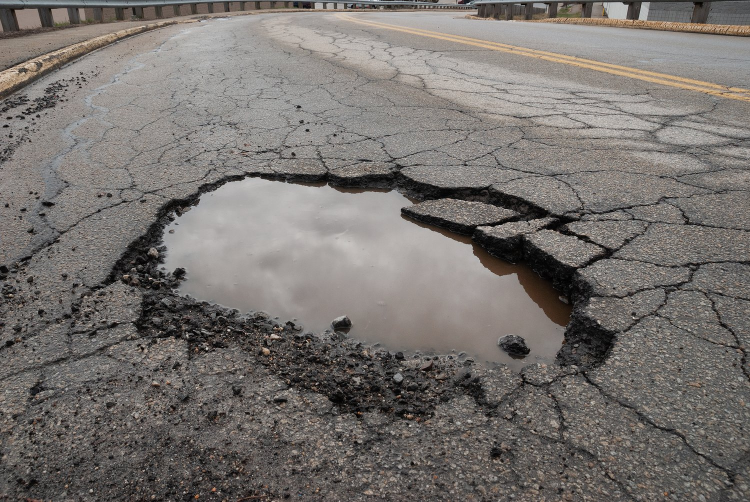
#> input picture Lane Detection V4/pothole_1.jpeg, 1500 x 1004 px, given in place of input.mp4, which was not available (shown at 1/2 size)
$ python debug_lane_detection.py
#> lines starting #> are read from the running program, lines starting #| are printed output that depends on the picture; after the words box and inside, x2 and y2 are one past the last pixel; in counts of white or black regions, pixels touching at a corner belong together; pictures that were not available may be replaced by others from this repository, and a replacement may not be noted
#> in process_video_opencv, frame is the input picture: shape (1004, 1500, 3); mean B, G, R 110.3, 113.9, 118.6
import numpy as np
import cv2
from moviepy.video.io.VideoFileClip import VideoFileClip

# Region of Interest Selection
def region_selection(image):
    rows, cols = image.shape[:2]
    bottom_left = [cols * 0.2, rows * 0.95]
    top_left = [cols * 0.4, rows * 0.6]
    bottom_right = [cols * 0.8, rows * 0.95]
    top_right = [cols * 0.6, rows * 0.6]
    vertices = np.array([[bottom_left, top_left, top_right, bottom_right]], dtype=np.int32)
    mask = np.zeros_like(image)
    ignore_mask_color = 255 if len(image.shape) == 2 else (255,) * image.shape[2]
    cv2.fillPoly(mask, vertices, ignore_mask_color)
    return cv2.bitwise_and(image, mask)

# Hough Transform
def hough_transform(image):
    rho = 1
    theta = np.pi / 180
    threshold = cv2.getTrackbarPos("Hough Threshold", "Adjustments")
    minLineLength = cv2.getTrackbarPos("Min Line Length", "Adjustments")
    maxLineGap = cv2.getTrackbarPos("Max Line Gap", "Adjustments")
    return cv2.HoughLinesP(image, rho, theta, threshold, minLineLength=minLineLength, maxLineGap=maxLineGap)

# Line Averaging and Filtering
# [40 lines left out: functions average_slope_intercept, pixel_points, draw_lane_lines, not called in this run]

# Adjustments for Debugging
def adjust_parameters():
	#Try to close the "Adjustments" window if it exists
    try:
        cv2.destroyWindow("Adjustments")
    except cv2.error:
        pass  # Ignore if the window doesn't exist
    # Create a new adjustments window with specified size
    cv2.namedWindow("Adjustments", cv2.WINDOW_NORMAL)
    cv2.resizeWindow("Adjustments", 400, 300)  # Set slider window size
    cv2.createTrackbar("Low Threshold", "Adjustments", 50, 600, lambda x: None)
    cv2.createTrackbar("High Threshold", "Adjustments", 150, 600, lambda x: None)
    cv2.createTrackbar("Hough Threshold", "Adjustments", 20, 100, lambda x: None)
    cv2.createTrackbar("Min Line Length", "Adjustments", 20, 100, lambda x: None)
    cv2.createTrackbar("Max Line Gap", "Adjustments", 50, 200, lambda x: None)
    cv2.createTrackbar("Exclude Left", "Adjustments", 0, 50, lambda x: None)  # Left exclusion (0-50%)
    cv2.createTrackbar("Exclude Right", "Adjustments", 0, 50, lambda x: None)  # Right exclusion (0-50%)


	# Canny edge detection thresholds
    low_threshold = 447
    high_threshold = 151

    # Hough transform parameters
    rho = 1
    theta = np.pi / 180
    hough_threshold = 5
    min_line_length = 13
    max_line_gap = 0
    exclude_left = 32
    exclude_right = 25

    # Explicitly set the default values
    cv2.setTrackbarPos("Low Threshold", "Adjustments", low_threshold)
    cv2.setTrackbarPos("High Threshold", "Adjustments", high_threshold)
    cv2.setTrackbarPos("Hough Threshold", "Adjustments", hough_threshold)
    cv2.setTrackbarPos("Min Line Length", "Adjustments", min_line_length)
    cv2.setTrackbarPos("Max Line Gap", "Adjustments", max_line_gap)
    cv2.setTrackbarPos("Exclude Left", "Adjustments", exclude_left)  # Left exclusion (0-50%)
    cv2.setTrackbarPos("Exclude Right", "Adjustments", exclude_right)  # Right exclusion (0-50%)


# Frame Processing
def frame_processor(image):
    adjust_parameters()  # Initialize sliders

    while True:
        # Get current slider positions
        low_t = cv2.getTrackbarPos("Low Threshold", "Adjustments")
        high_t = cv2.getTrackbarPos("High Threshold", "Adjustments")
        exclude_left_percent = cv2.getTrackbarPos("Exclude Left", "Adjustments")  # Left exclusion
        exclude_right_percent = cv2.getTrackbarPos("Exclude Right", "Adjustments")  # Right exclusion

        # Convert percentage to pixel values
        exclude_left_x = int(image.shape[1] * exclude_left_percent / 100)
#> exclude_left_x = 480
        exclude_right_x = int(image.shape[1] * (1 - exclude_right_percent / 100))
#> exclude_right_x = 1125

        # Process frame
        grayscale = cv2.cvtColor(image, cv2.COLOR_BGR2GRAY)
        blur = cv2.GaussianBlur(grayscale, (5, 5), 0)
        edges = cv2.Canny(blur, low_t, high_t)
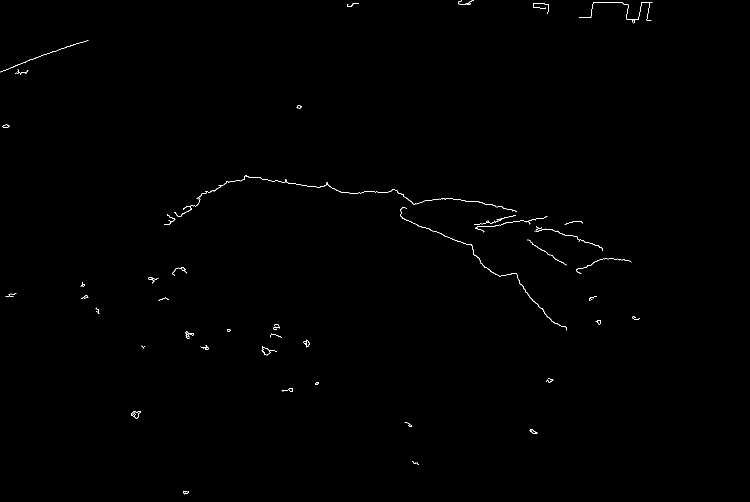
#> edges: shape (1004, 1500) (shown at 1/2 size); 0.28% white in thin lines or dots, all inside (x1, y1, x2, y2) = (0, 0, 1305, 989)

        # Exclude the parts of the screen on the left and right
        edges[:, :exclude_left_x] = 0  # Mask the left region
        edges[:, exclude_right_x:] = 0  # Mask the right region
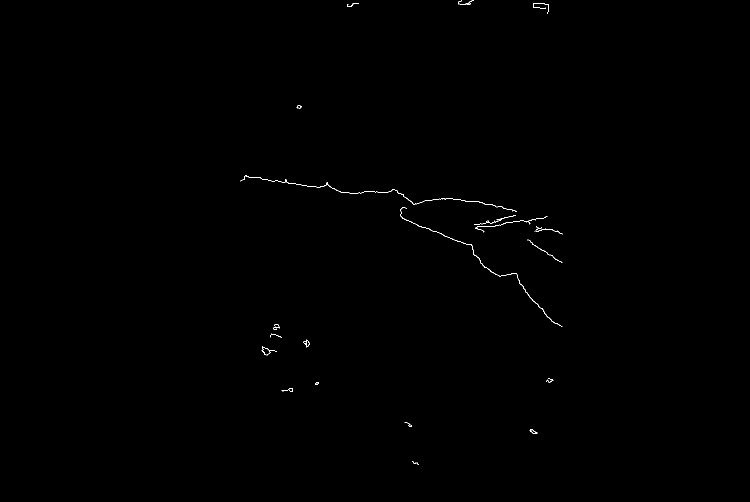
#> edges: shape (1004, 1500) (shown at 1/2 size); 0.16% white in thin lines or dots, all inside (x1, y1, x2, y2) = (480, 0, 1125, 930)

        # Visualize the exclusion lines
        image_with_lines = image.copy()
        cv2.line(image_with_lines, (exclude_left_x, 0), (exclude_left_x, image.shape[0]), (0, 255, 0), 2)  # Left line
        cv2.line(image_with_lines, (exclude_right_x, 0), (exclude_right_x, image.shape[0]), (255, 0, 0), 2)  # Right line
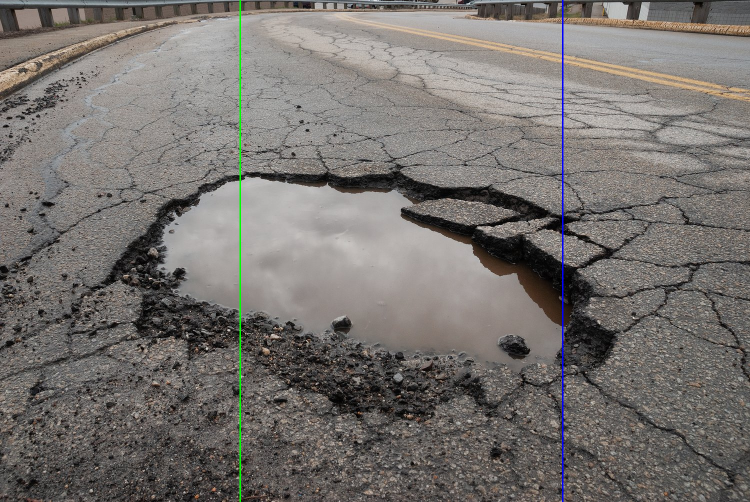
#> image_with_lines: shape (1004, 1500, 3) (shown at 1/2 size); mean B, G, R 110.3, 113.9, 118.1

        # Region selection and Hough Transform
        region = region_selection(edges)
#> in region_selection, `cv2.fillPoly(mask, vertices, ignore_mask_color)`:
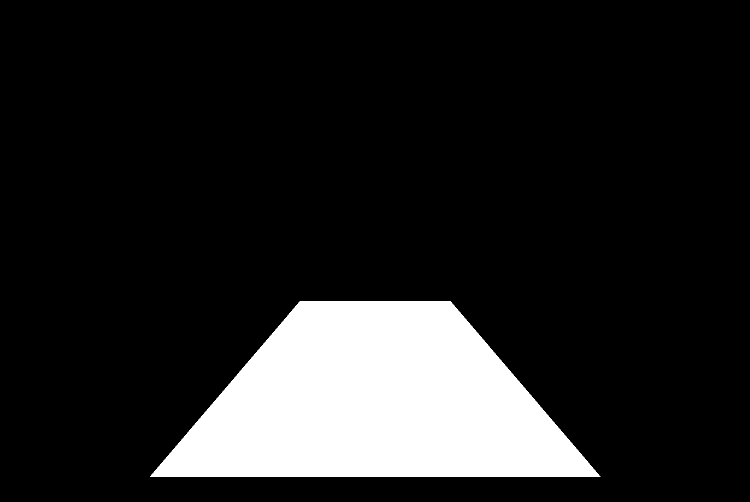
#> mask: shape (1004, 1500) (shown at 1/2 size); 14% white; 1 white region, box (x1, y1, x2, y2) and area: (300, 602, 1201, 954) 211552
#> in region_selection, `return cv2.bitwise_and(image, mask)`:
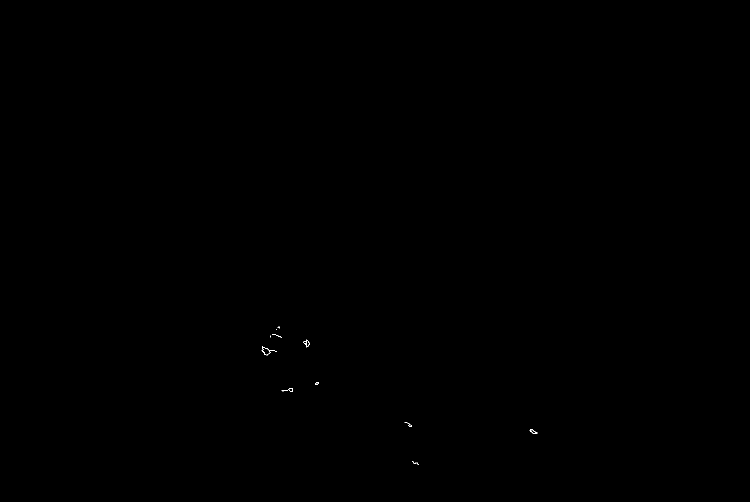
#> returned value: shape (1004, 1500) (shown at 1/2 size); 0.02% white in thin lines or dots, all inside (x1, y1, x2, y2) = (523, 652, 1075, 930)
        lines = hough_transform(region)

        # Process detected lines
        if lines is not None:
            left_lane, right_lane = average_slope_intercept(lines, image.shape[1])
            lane_lines_points = [
                pixel_points(image.shape[0], image.shape[0] * 0.6, left_lane),
                pixel_points(image.shape[0], image.shape[0] * 0.6, right_lane)
            ]
            result = draw_lane_lines(image_with_lines, lane_lines_points)
        else:
            result = image_with_lines

        # Resize and display windows
        cv2.namedWindow("Edges", cv2.WINDOW_NORMAL)
        cv2.resizeWindow("Edges", 640, 480)  # Set window size
        cv2.imshow("Edges", edges)

        cv2.namedWindow("Result", cv2.WINDOW_NORMAL)
        cv2.resizeWindow("Result", 800, 600)  # Set window size
        cv2.imshow("Result", result)

        # Exit loop on 'q'
        if cv2.waitKey(1) & 0xFF == ord('q'):
#> (key q is pressed here)
            break

    return result

# Process Video
def process_video_opencv(input_path, output_path):
	# Dynamically create a descriptive filename

    cap = cv2.VideoCapture(input_path)
    fourcc = cv2.VideoWriter_fourcc(*'mp4v')
    fps = int(cap.get(cv2.CAP_PROP_FPS))
    width = int(cap.get(cv2.CAP_PROP_FRAME_WIDTH))
    height = int(cap.get(cv2.CAP_PROP_FRAME_HEIGHT))
    out = cv2.VideoWriter(output_path, fourcc, fps, (width, height))
    while cap.isOpened():
        ret, frame = cap.read()
        if not ret:
            break
        processed_frame = frame_processor(frame)
        out.write(processed_frame)
    cap.release()
    out.release()
    cv2.destroyAllWindows()

# Call the Function
process_video_opencv('input.mp4', 'output.mp4')

$ run again, on Lane Detection V4/pothole_2.jpeg
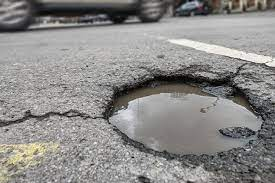
#> input picture Lane Detection V4/pothole_2.jpeg, 275 x 183 px, given in place of input.mp4, which was not available
#> in process_video_opencv, frame is the input picture: shape (183, 275, 3); mean B, G, R 136.9, 138.5, 140.1
#> in frame_processor, `blur = cv2.GaussianBlur(grayscale, (5, 5), 0)`:
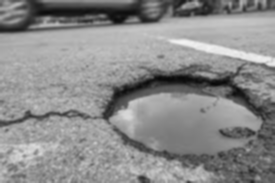
#> blur: shape (183, 275); min 8, max 243, mean 138.8
#> in region_selection, `cv2.fillPoly(mask, vertices, ignore_mask_color)`:
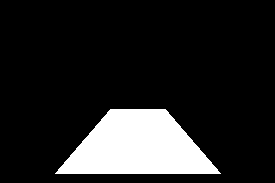
#> mask: shape (183, 275); 14.3% white; 1 white region, box (x1, y1, x2, y2) and area: (55, 109, 221, 174) 7215

$ run again, on Lane Detection V4/pothole_4.jpeg
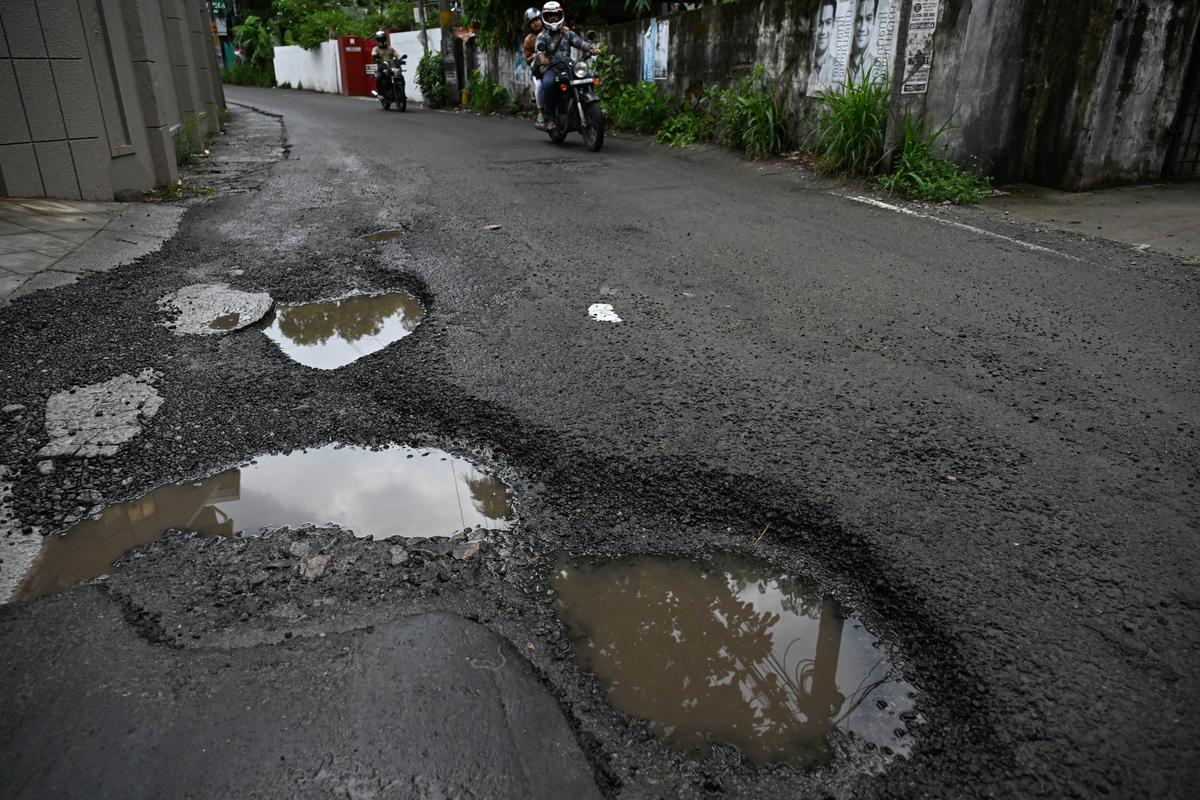
#> input picture Lane Detection V4/pothole_4.jpeg, 1200 x 800 px, given in place of input.mp4, which was not available
#> in process_video_opencv, frame is the input picture: shape (800, 1200, 3); mean B, G, R 69.4, 71.7, 71.3
#> in frame_processor, `edges[:, :exclude_left_x] = 0`:
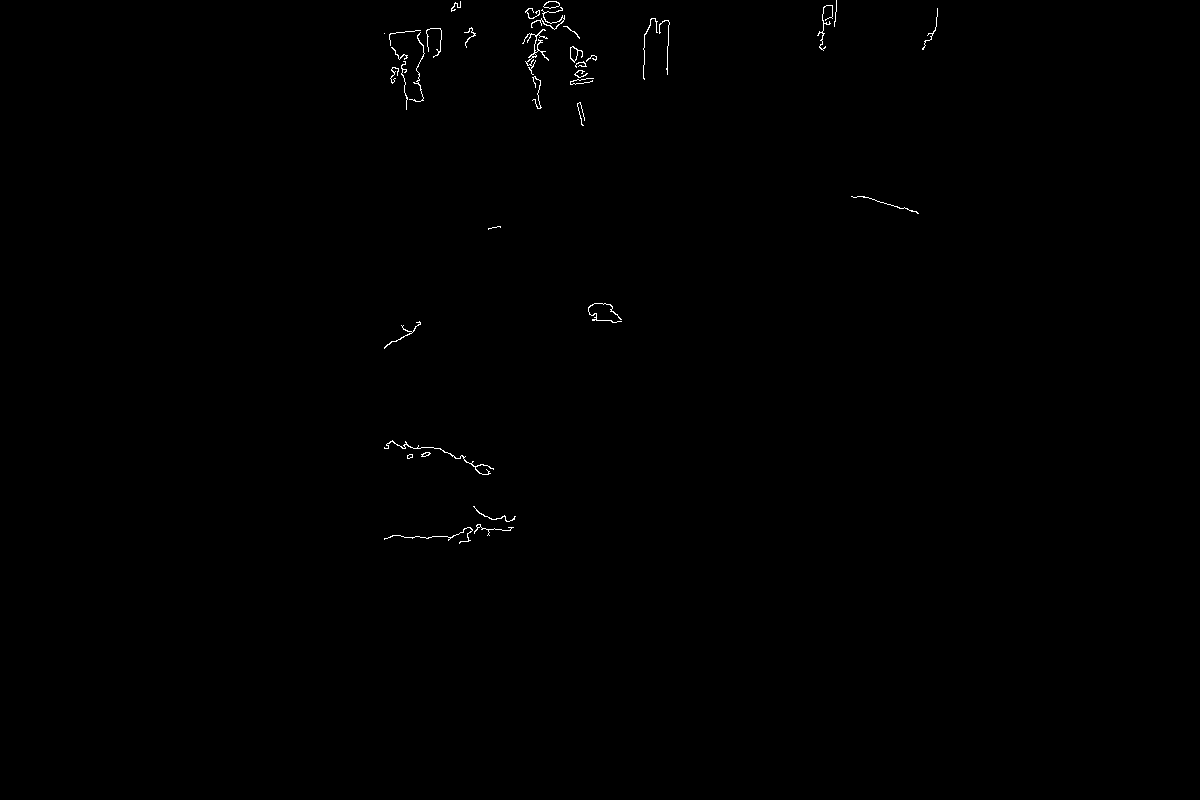
#> edges: shape (800, 1200); 0.25% white in thin lines or dots, all inside (x1, y1, x2, y2) = (384, 0, 938, 544)
#> in frame_processor, `cv2.line(image_with_lines, (exclude_right_x, 0), (exclude_right_x, ima..`:
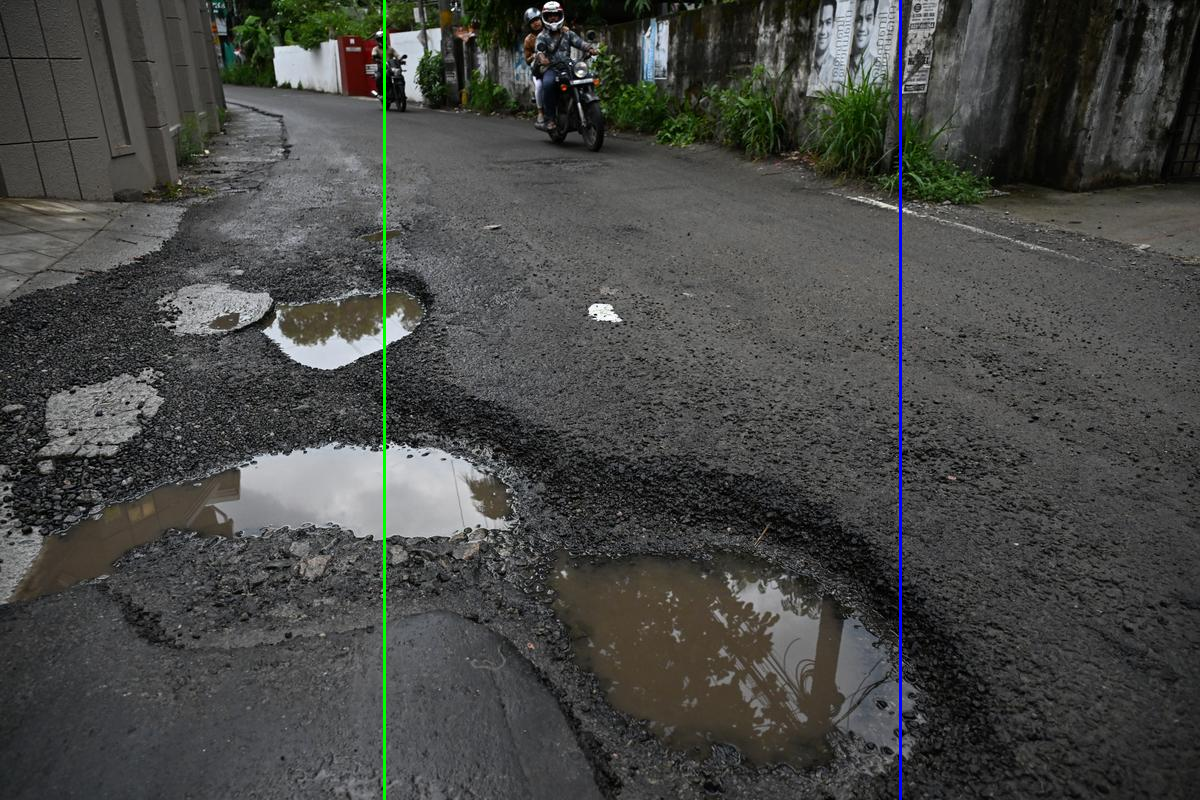
#> image_with_lines: shape (800, 1200, 3); mean B, G, R 69.6, 72, 70.9
#> mask: shape (800, 1200); 14.1% white; 1 white region, box (x1, y1, x2, y2) and area: (240, 480, 961, 761) 135161

$ run again, on Lane Detection V4/pothole_3.jpg
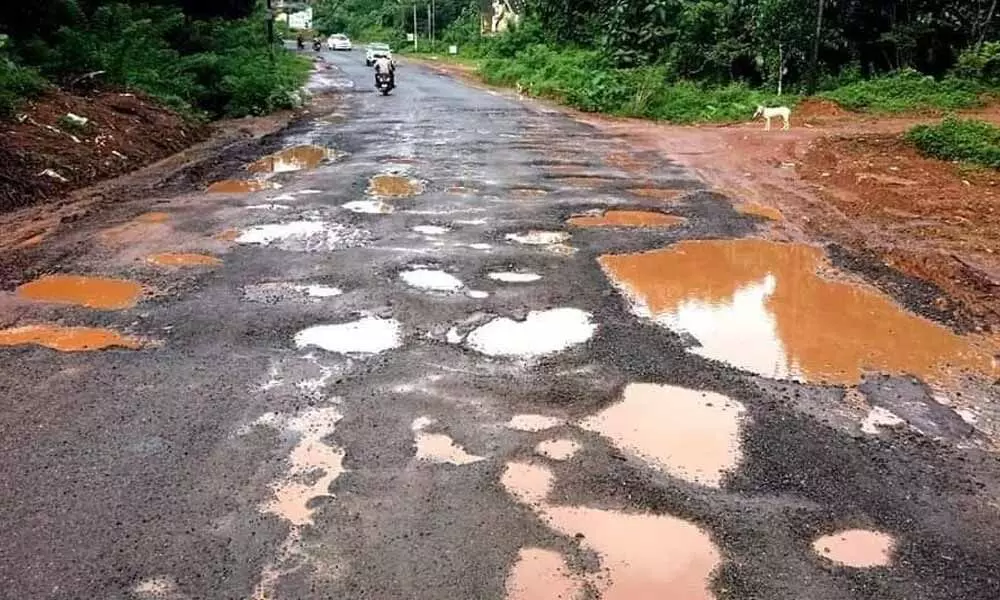
#> input picture Lane Detection V4/pothole_3.jpg, 1000 x 600 px, given in place of input.mp4, which was not available
#> in process_video_opencv, frame is the input picture: shape (600, 1000, 3); mean B, G, R 104.4, 115.5, 130
#> in frame_processor, `edges = cv2.Canny(blur, low_t, high_t)`:
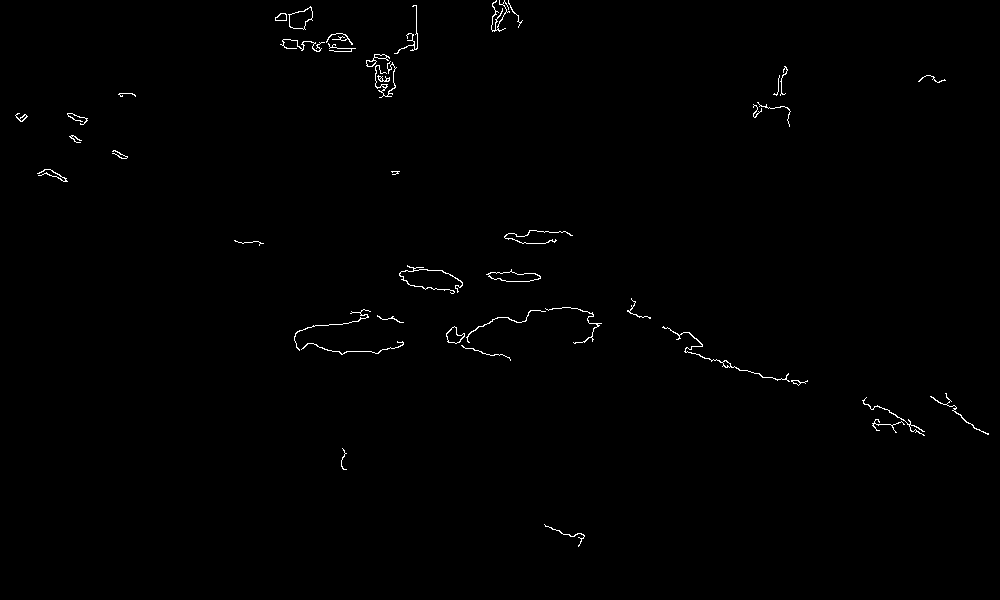
#> edges: shape (600, 1000); 0.57% white in thin lines or dots, all inside (x1, y1, x2, y2) = (15, 0, 989, 547)
#> in frame_processor, `cv2.line(image_with_lines, (exclude_right_x, 0), (exclude_right_x, ima..`:
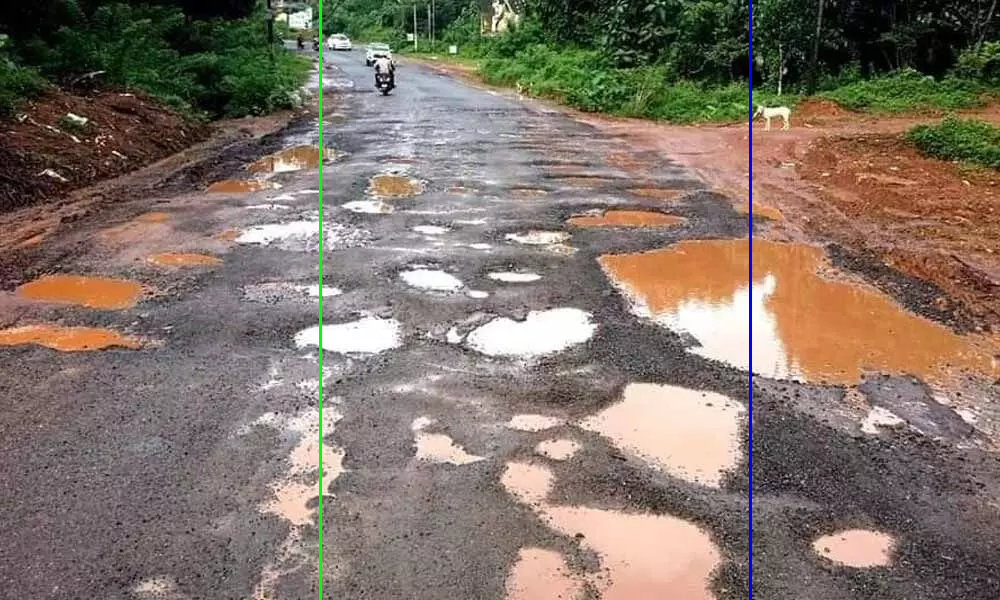
#> image_with_lines: shape (600, 1000, 3); mean B, G, R 104.4, 115.4, 129.1
#> mask: shape (600, 1000); 14.1% white; 1 white region, box (x1, y1, x2, y2) and area: (200, 360, 801, 571) 84611
